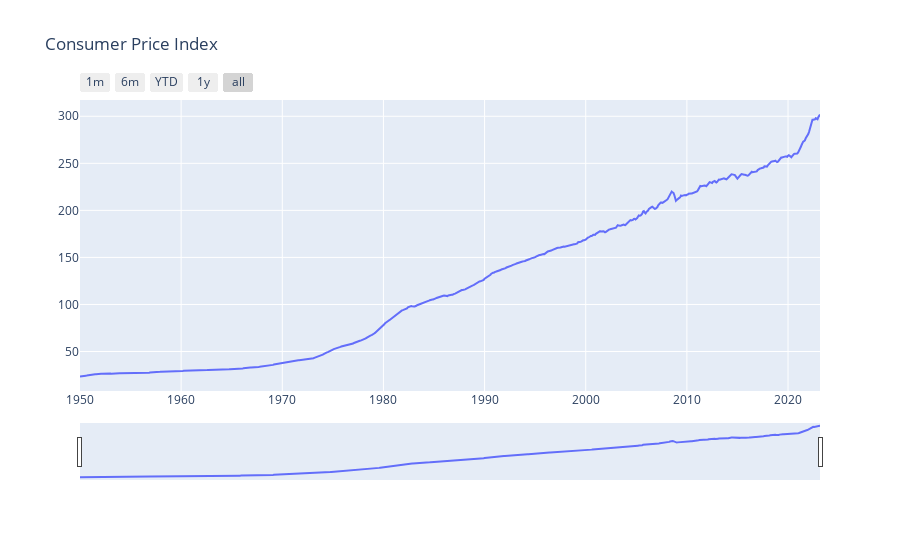

Notebook code cell kept with this figure:
### Markdown cell above
# Visualise and explore the data
## Create Plotly figure of data with slider and a figure with percentage change based on values a year ago.

### Code cell
# Plot The Data
sns.set()

# Create figure
fig = go.Figure()

fig.add_trace(
    go.Scatter(x=list(df.index), y=list(df.CPI)))

# Set title
fig.update_layout(
    title_text="Consumer Price Index"
)

# Add range slider
fig.update_layout(
    xaxis=dict(
        rangeselector=dict(
            buttons=list([
                dict(count=1,
                     label="1m",
                     step="month",
                     stepmode="backward"),
                dict(count=6,
                     label="6m",
                     step="month",
                     stepmode="backward"),
                dict(count=1,
                     label="YTD",
                     step="year",
                     stepmode="todate"),
                dict(count=1,
                     label="1y",
                     step="year",
                     stepmode="backward"),
                dict(step="all")
            ])
        ),
        rangeslider=dict(
            visible=True
        ),
        type="date"
    )
)

fig.show()

### Figure 1 — Plotly figure (JSON) as saved in the notebook; plotly's stock layout.template omitted (floating-point values rounded to 4 significant figures; data arrays with more than 128 entries replaced by an {"elided": "..."} marker saying what was removed)
{"data": [{"type": "scatter", "x": {"elided": "879 str values"}, "y": {"elided": "879 float values"}}], "layout": {"title": {"text": "Consumer Price Index"}, "xaxis": {"rangeselector": {"buttons": [{"count": 1, "label": "1m", "step": "month", "stepmode": "backward"}, {"count": 6, "label": "6m", "step": "month", "stepmode": "backward"}, {"count": 1, "label": "YTD", "step": "year", "stepmode": "todate"}, {"count": 1, "label": "1y", "step": "year", "stepmode": "backward"}, {"step": "all"}]}, "rangeslider": {"visible": true}, "type": "date"}}}
